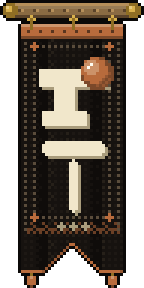
#> input picture assets/visuals/banners/clan_compact.png, 48 x 96 px, given as the content of the folder assets/visuals/tower, which was not available (shown 3 times larger)
$ python make_tower_ink.py
#> lines starting #> are read from the running program, lines starting #| are printed output that depends on the picture
"""Placeholders for the Tower's ink pictures (UX-2, pictures only).

The Tower's 14 PixelLab plates (assets/visuals/tower/) recoloured into the ink
palette by luminance percentile (near-black, cold greys, paper white), the same
map as make_ink_assets.py uses for the chibi sprites; no red, no outline. They
stand in for painted ink plates until Art makes them, and every picture that
uses one says so.

Run from the repo root:  python3 -W ignore docs/ux-shots/tower-ink/make_tower_ink.py
"""
from PIL import Image
import os

INK, G1, G2, G3, PAPER = [(0x09, 0x0A, 0x14), (0x20, 0x2E, 0x37), (0x39, 0x4A, 0x50),
                          (0x8B, 0x9B, 0xA0), (0xEB, 0xED, 0xE9)]
OUT = 'docs/ux-shots/tower-ink/assets'
SRC = 'assets/visuals/tower'
os.makedirs(OUT, exist_ok=True)


def lum(p):
    return 0.299 * p[0] + 0.587 * p[1] + 0.114 * p[2]


def to_ink(path, cuts=(0.2, 0.45, 0.72, 0.93)):
#> called with path = 'assets/visuals/tower/clan_compact.png', cuts = (0.2, 0.45, 0.72, 0.93)
    im = Image.open(path).convert('RGBA')
#> im is the input picture: PIL image 48x96 RGBA; mean R, G, B, A 56.1, 45.9, 35.3, 184.1
    px = list(im.getdata())
#> px = 4608 items, first 6: (0, 0, 0, 0), (0, 0, 0, 0), (11, 9, 8, 255), (11, 9, 8, 255), (11, 9, 8, 255), (11, 9, 8, 255)
    ls = sorted(lum(p) for p in px if p[3] > 0)
#> ls = 3326 values from 9.48 to 252.3
    th = [ls[min(len(ls) - 1, int(c * len(ls)))] for c in cuts]
#> th = [12.67, 18.85, 84.42, 230.8]
    pal = [INK, G1, G2, G3, PAPER]
    out = [(0, 0, 0, 0) if p[3] == 0 else pal[sum(lum(p) > t for t in th)] + (255,) for p in px]
#> out = 4608 items, first 6: (0, 0, 0, 0), (0, 0, 0, 0), (9, 10, 20, 255), (9, 10, 20, 255), (9, 10, 20, 255), (9, 10, 20, 255)
    res = Image.new('RGBA', im.size)
#> res: PIL image 48x96 RGBA; every value is 0
    res.putdata(out)
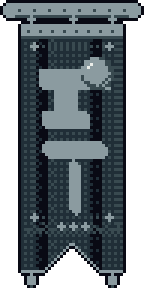
#> res: PIL image 48x96 RGBA (shown 3 times larger); mean R, G, B, A 44.3, 53.2, 58.6, 184.1; transparent parts drawn white
    return res


for name in sorted(os.listdir(SRC)):
    if name.endswith('.png'):
        to_ink(f'{SRC}/{name}').save(f'{OUT}/{name}')
print('ok', len(os.listdir(OUT)))

$ run again, on assets/visuals/companion/dog_companion_animations/Fight_-_Attack/rotations/east.png
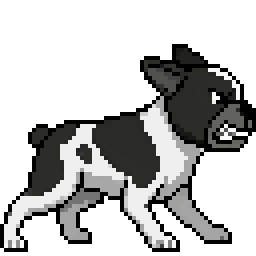
#> input picture assets/visuals/companion/dog_companion_animations/Fight_-_Attack/rotations/east.png, 64 x 64 px, given as the content of the folder assets/visuals/tower, which was not available (shown 4 times larger)
#> in to_ink, im is the input picture: PIL image 64x64 RGBA; mean R, G, B, A 41.4, 41.4, 40.8, 105.6
#> px = 4096 items, first 6: (0, 0, 0, 0), (0, 0, 0, 0), (0, 0, 0, 0), (0, 0, 0, 0), (0, 0, 0, 0), (0, 0, 0, 0)
#> ls = 1696 values from 0 to 249
#> th = [1.59, 44.24, 164.6, 239.3]
#> out has the same summary as px
#> in to_ink, `res.putdata(out)`:
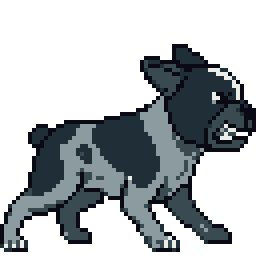
#> res: PIL image 64x64 RGBA (shown 4 times larger); mean R, G, B, A 26.2, 31.2, 34.2, 105.6; transparent parts drawn white

$ run again, on assets/visuals/companion/dog_companion_animations/Fight_-_Attack/rotations/north-east.png
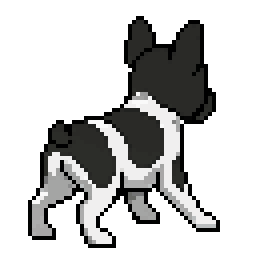
#> input picture assets/visuals/companion/dog_companion_animations/Fight_-_Attack/rotations/north-east.png, 64 x 64 px, given as the content of the folder assets/visuals/tower, which was not available (shown 4 times larger)
#> in to_ink, im is the input picture: PIL image 64x64 RGBA; mean R, G, B, A 32.5, 32.5, 32, 90.1
#> px = 4096 items, first 6: (0, 0, 0, 0), (0, 0, 0, 0), (0, 0, 0, 0), (0, 0, 0, 0), (0, 0, 0, 0), (0, 0, 0, 0)
#> ls = 1448 values from 0 to 249
#> th = [2.59, 41.66, 164.6, 239.3]
#> out has the same summary as px
#> in to_ink, `res.putdata(out)`:
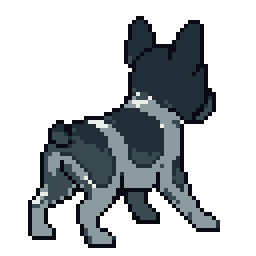
#> res: PIL image 64x64 RGBA (shown 4 times larger); mean R, G, B, A 22.1, 26.4, 29, 90.1; transparent parts drawn white
